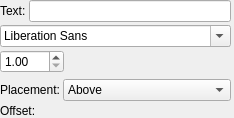
       <widget class="QWidget" name="continueWidget" native="true">
        <property name="sizePolicy">
         <sizepolicy hsizetype="Expanding" vsizetype="Preferred">
          <horstretch>0</horstretch>
          <verstretch>0</verstretch>
         </sizepolicy>
        </property>
        <layout class="QGridLayout" name="gridLayout_3">
         <property name="leftMargin">
          <number>0</number>
         </property>
         <property name="topMargin">
          <number>0</number>
         </property>
         <property name="rightMargin">
          <number>0</number>
         </property>
         <property name="bottomMargin">
          <number>0</number>
         </property>
         <property name="spacing">
          <number>3</number>
         </property>
         <item row="5" column="2">
          <widget class="Ms::ResetButton" name="resetContinueTextAlign" native="true">
           <property name="sizePolicy">
            <sizepolicy hsizetype="Fixed" vsizetype="Preferred">
             <horstretch>0</horstretch>
             <verstretch>0</verstretch>
            </sizepolicy>
           </property>
           <property name="accessibleName">
            <string>Reset 'Alignment' values</string>
           </property>
          </widget>
         </item>
         <item row="0" column="0" colspan="2">
          <layout class="QHBoxLayout" name="horizontalLayout_7">
           <item>
            <widget class="QLabel" name="label_10">
             <property name="text">
              <string>Text:</string>
             </property>
             <property name="alignment">
              <set>Qt::AlignLeading|Qt::AlignLeft|Qt::AlignVCenter</set>
             </property>
             <property name="buddy">
              <cstring>continueText</cstring>
             </property>
            </widget>
           </item>
           <item>
            <widget class="QLineEdit" name="continueText">
             <property name="sizePolicy">
              <sizepolicy hsizetype="Expanding" vsizetype="Fixed">
               <horstretch>0</horstretch>
               <verstretch>0</verstretch>
              </sizepolicy>
             </property>
             <property name="accessibleName">
              <string>Continue text</string>
             </property>
            </widget>
           </item>
          </layout>
         </item>
         <item row="6" column="0">
          <widget class="QLabel" name="label_14">
           <property name="text">
            <string>Placement:</string>
           </property>
           <property name="alignment">
            <set>Qt::AlignLeading|Qt::AlignLeft|Qt::AlignVCenter</set>
           </property>
           <property name="buddy">
            <cstring>continueTextPlacement</cstring>
           </property>
          </widget>
         </item>
         <item row="7" column="0">
          <widget class="QLabel" name="label_15">
           <property name="sizePolicy">
            <sizepolicy hsizetype="Fixed" vsizetype="Preferred">
             <horstretch>0</horstretch>
             <verstretch>0</verstretch>
            </sizepolicy>
           </property>
           <property name="text">
            <string>Offset:</string>
           </property>
           <property name="alignment">
            <set>Qt::AlignLeading|Qt::AlignLeft|Qt::AlignVCenter</set>
           </property>
           <property name="buddy">
            <cstring>continueTextOffset</cstring>
           </property>
          </widget>
         </item>
         <item row="6" column="2">
          <widget class="Ms::ResetButton" name="resetContinueTextPlacement" native="true">
           <property name="sizePolicy">
            <sizepolicy hsizetype="Fixed" vsizetype="Preferred">
             <horstretch>0</horstretch>
             <verstretch>0</verstretch>
            </sizepolicy>
           </property>
           <property name="accessibleName">
            <string>Reset 'Placement' value</string>
           </property>
          </widget>
         </item>
         <item row="6" column="1">
          <widget class="QComboBox" name="continueTextPlacement">
           <property name="sizePolicy">
            <sizepolicy hsizetype="Expanding" vsizetype="Fixed">
             <horstretch>0</horstretch>
             <verstretch>0</verstretch>
            </sizepolicy>
           </property>
           <property name="accessibleName">
            <string>Placement</string>
           </property>
           <item>
            <property name="text">
             <string>Above</string>
            </property>
           </item>
           <item>
            <property name="text">
             <string>Below</string>
            </property>
           </item>
          </widget>
         </item>
         <item row="7" column="2">
          <widget class="Ms::ResetButton" name="resetContinueTextOffset" native="true">
           <property name="sizePolicy">
            <sizepolicy hsizetype="Fixed" vsizetype="Preferred">
             <horstretch>0</horstretch>
             <verstretch>0</verstretch>
            </sizepolicy>
           </property>
           <property name="accessibleName">
            <string>Reset 'Offset' values</string>
           </property>
          </widget>
         </item>
         <item row="0" column="2">
          <widget class="Ms::ResetButton" name="resetContinueText" native="true">
           <property name="sizePolicy">
            <sizepolicy hsizetype="Fixed" vsizetype="Preferred">
             <horstretch>0</horstretch>
             <verstretch>0</verstretch>
            </sizepolicy>
           </property>
           <property name="accessibleName">
            <string>Reset 'Text' value</string>
           </property>
          </widget>
         </item>
         <item row="2" column="2">
          <widget class="Ms::ResetButton" name="resetContinueFontFace" native="true">
           <property name="sizePolicy">
            <sizepolicy hsizetype="Fixed" vsizetype="Preferred">
             <horstretch>0</horstretch>
             <verstretch>0</verstretch>
            </sizepolicy>
           </property>
           <property name="accessibleName">
            <string>Reset 'Font face' value</string>
           </property>
          </widget>
         </item>
         <item row="7" column="1">
          <widget class="Ms::OffsetSelect" name="continueTextOffset" native="true">
           <property name="sizePolicy">
            <sizepolicy hsizetype="Expanding" vsizetype="Preferred">
             <horstretch>0</horstretch>
             <verstretch>0</verstretch>
            </sizepolicy>
           </property>
           <property name="accessibleName">
            <string>Offset</string>
           </property>
          </widget>
         </item>
         <item row="2" column="0" colspan="2">
          <widget class="QFontComboBox" name="continueFontFace">
           <property name="sizePolicy">
            <sizepolicy hsizetype="Expanding" vsizetype="Fixed">
             <horstretch>0</horstretch>
             <verstretch>0</verstretch>
            </sizepolicy>
           </property>
           <property name="minimumSize">
            <size>
             <width>150</width>
             <height>0</height>
            </size>
           </property>
           <property name="accessibleName">
            <string>Font face</string>
           </property>
          </widget>
         </item>
         <item row="4" column="2">
          <widget class="Ms::ResetButton" name="resetContinueFontStyle" native="true">
           <property name="sizePolicy">
            <sizepolicy hsizetype="Fixed" vsizetype="Preferred">
             <horstretch>0</horstretch>
             <verstretch>0</verstretch>
            </sizepolicy>
           </property>
           <property name="accessibleName">
            <string>Reset 'Font style' values</string>
           </property>
          </widget>
         </item>
         <item row="4" column="0" colspan="2">
          <layout class="QHBoxLayout" name="horizontalLayout_3">
           <item>
            <widget class="QDoubleSpinBox" name="continueFontSize">
             <property name="accessibleName">
              <string>Font size</string>
             </property>
             <property name="minimum">
              <double>1.000000000000000</double>
             </property>
             <property name="maximum">
              <double>512.000000000000000</double>
             </property>
            </widget>
           </item>
           <item>
            <widget class="Ms::ResetButton" name="resetContinueFontSize" native="true">
             <property name="sizePolicy">
              <sizepolicy hsizetype="Fixed" vsizetype="Preferred">
               <horstretch>0</horstretch>
               <verstretch>0</verstretch>
              </sizepolicy>
             </property>
             <property name="accessibleName">
              <string>Reset 'Font size' value</string>
             </property>
            </widget>
           </item>
           <item>
            <spacer name="horizontalSpacer_6">
             <property name="orientation">
              <enum>Qt::Horizontal</enum>
             </property>
             <property name="sizeHint" stdset="0">
              <size>
               <width>0</width>
               <height>0</height>
              </size>
             </property>
            </spacer>
           </item>
           <item>
            <widget class="Ms::FontStyleSelect" name="continueFontStyle" native="true">
             <property name="accessibleName">
              <string>Font style</string>
             </property>
            </widget>
           </item>
          </layout>
         </item>
         <item row="5" column="0" colspan="2">
          <widget class="Ms::AlignSelect" name="continueTextAlign" native="true">
           <property name="sizePolicy">
            <sizepolicy hsizetype="Expanding" vsizetype="Preferred">
             <horstretch>0</horstretch>
             <verstretch>0</verstretch>
            </sizepolicy>
           </property>
           <property name="toolTip">
            <string>Text alignment</string>
           </property>
           <property name="accessibleName">
            <string>Alignment</string>
           </property>
          </widget>
         </item>
        </layout>
       </widget>
